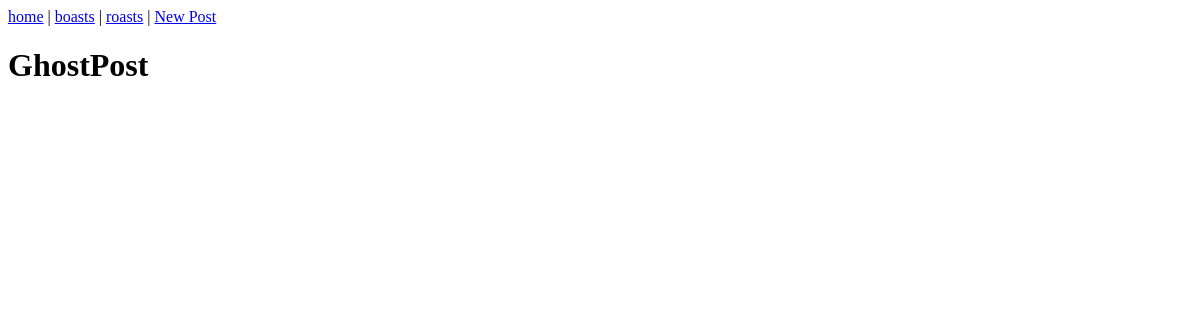
Before: / with the older database file.
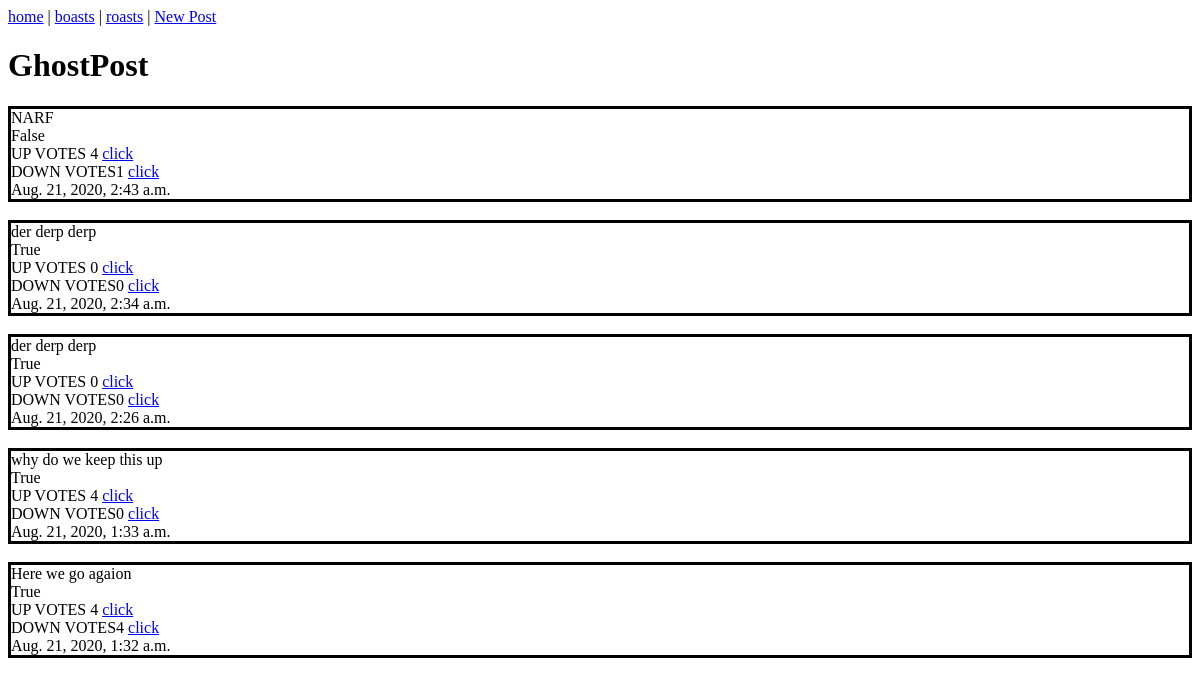
After: the same page with the newer database file.
### ghostapp/models.py (models this page shows, shortened)
class Post(models.Model):
    BOOL_CHOICES = ((True, 'Boast'), (False, 'Roast'))
    boast = models.BooleanField(choices=BOOL_CHOICES, default=False)
    post_content = models.CharField(max_length=140)
    up_votes = models.IntegerField()
    down_votes = models.IntegerField()
    time_stamp = models.DateTimeField(default=timezone.now)

### ghostapp/views.py (the view)
# urls.py: path('', views.index, name='home'),
def index(request):
    all_posts = Post.objects.all().order_by('-time_stamp')
    return render(request, 'index.html', {"posts": all_posts})

### templates/index.html (shortened to what this page needs)
<a href='/'>home</a> | <a href='/boasts/'>boasts</a> | <a href='/roasts/'>roasts</a> | <a href="/newpost">New Post</a>
<h1>GhostPost</h1>
{% for post in posts %}
<div style="border:solid black">
    {{post.post_content}}
    <br>
    {{post.boast}}
    <br>
    UP VOTES {{post.up_votes}} <a href="/upvote/{{post.id}}">click</a>
    <br>
    DOWN VOTES{{post.down_votes}} <a href="/downvote/{{post.id}}">click</a>
    <br>
    {{post.time_stamp}}
</div>
{% endfor %}

Changed rows visible on the page:
added Post: post_content "NARF", boast "False", up_votes "4", down_votes "1", time_stamp "Aug. 21, 2020, 2:43 a.m."
added Post: post_content "der derp derp", boast "True", up_votes "0", down_votes "0", time_stamp "Aug. 21, 2020, 2:34 a.m."
added Post: post_content "der derp derp", boast "True", up_votes "0", down_votes "0", time_stamp "Aug. 21, 2020, 2:26 a.m."
added Post: post_content "why do we keep this up", boast "True", up_votes "4", down_votes "0", time_stamp "Aug. 21, 2020, 1:33 a.m."
added Post: post_content "Here we go agaion", boast "True", up_votes "4", down_votes "4", time_stamp "Aug. 21, 2020, 1:32 a.m."
